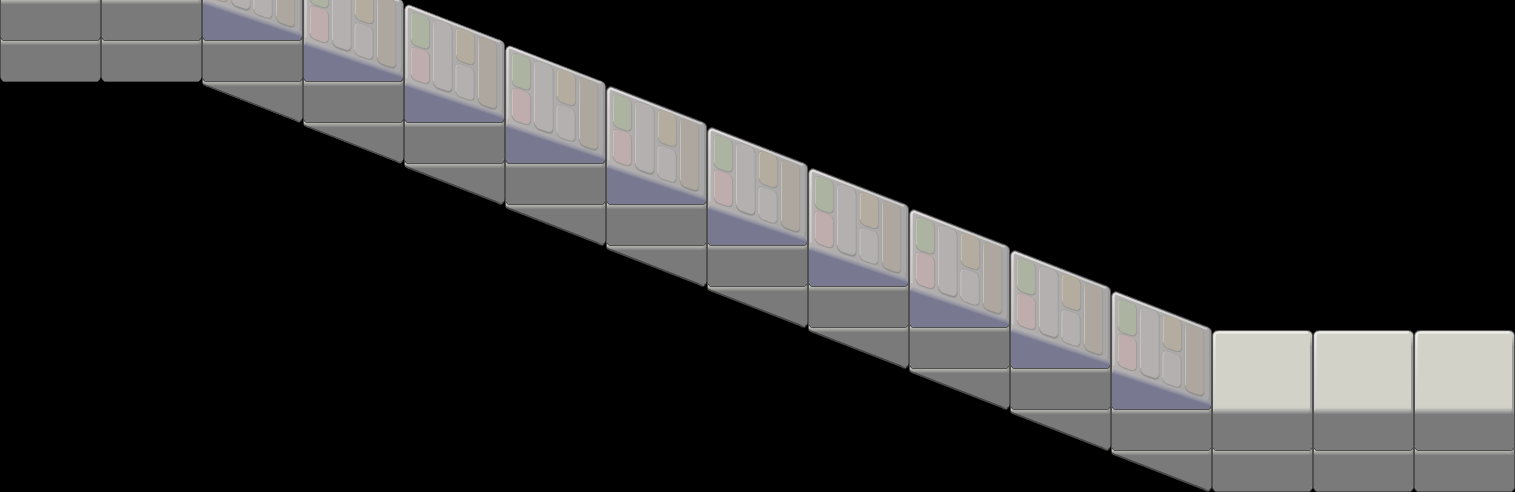

A level layout from a 2D game, rendered from its tile map. Below: a short description, then the map file with tile-grid data replaced by summaries:
An orthogonal 15x12 tile map with 101x41 px tiles, 3 tile layers (Tile Layer 3, Tile Layer 2, top).

<map version="1.0" orientation="orthogonal" width="15" height="12" tilewidth="101" tileheight="41">
 <tileset firstgid="1" source="orthogonal-test1.tsx" />
 <layer name="Tile Layer 3" width="15" height="12">
  <data>[180 cells, 10 non-empty, 1 distinct tile ids]</data>
 </layer>
 <layer name="Tile Layer 2" width="15" height="12">
  <data>[180 cells, 15 non-empty, 1 distinct tile ids]</data>
 </layer>
 <layer name="top" width="15" height="12">
  <data>[180 cells, 15 non-empty, 2 distinct tile ids]</data>
 </layer>
</map>
